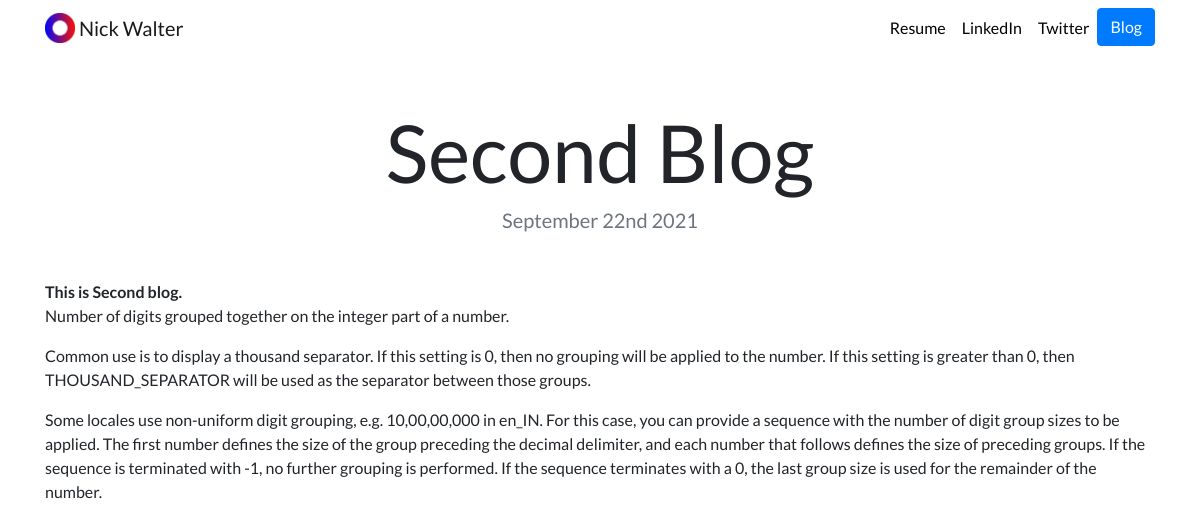
Page /blog/3/ on the committed database.
### blog/models.py (models this page shows, shortened)
class Blog(models.Model):
    title = models.CharField(max_length=200)
    description = models.TextField()
    date = models.DateField()

### blog/views.py (the view)
# urls.py: path('<int:blog_id>/', views.detail, name='detail'),
def detail(request, blog_id):
    blog = get_object_or_404(Blog, pk=blog_id)
    return render(request, 'blog/detail.html',{'blog':blog})

### blog/templates/blog/detail.html
{% extends "portfolio/base.html" %}
{% load static %}
{% block content %}
<h1 class="text-center mt-5" id="blogdetailtitle">{{ blog.title }}</h1>
<h5 class="text-center text-muted mb-5">{{ blog.date|date:'F jS Y' }}</h5>
{{ blog.description|safe }}
{% endblock %}

### portfolio/static/portfolio/custom.css (style rules this page uses)
body { font-family: 'Lato', sans-serif; }
@media (min-width: 992px) { #blogdetailtitle { font-size: 5rem; } }

### rows in the picture
Blog: title "Second Blog", date "September 22nd 2021", description "This is Second blog. Number of digits grouped together on the integer part of a number. Common use is to display a thousand separator. If this setting is 0, then no grouping will be applied to the number. If this setting is greater than 0, then THOUSAND_SEPARATOR will be used as the separator between those groups. Some locales use non-uniform digit grouping, e.g. 10,00,00,000 in en_IN. For this case, you can provide a sequence with the number of digit group sizes to be applied. The first number defines the size of the group preceding the decimal delimiter, and each number that follows defines the size of preceding groups. If the sequence is terminated with -1, no further grouping is…"
